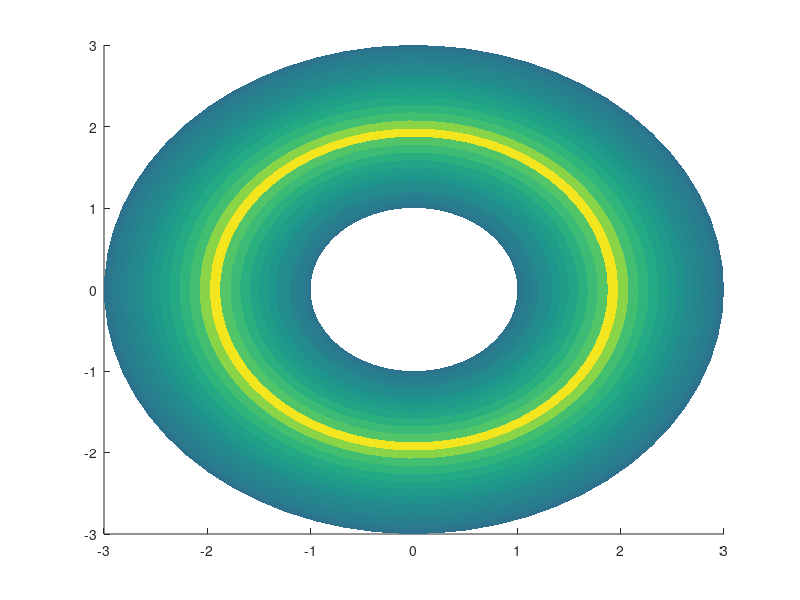

MATLAB code to generate this figure: (Note: this script raises an error after producing the figure.)
%% Problem 5

clear; clc; close all; 

% Initializing figure and axes qualities 
figure
hold on;
R = 2;
r = 1;
theta  = linspace(0,2.*pi,64);
phi    = linspace(0,2.*pi,64); 
[PHI, THETA] = meshgrid(phi, theta);
x = (R+r.*cos(THETA)).*cos(PHI);
y = (R+r.*cos(THETA)).*sin(PHI);
z = r.*sin(THETA);

torus = surfl(x,y,z);
shading flat
alpha(.5)
view([-37.5 45])
grid off
axis equal
box on
set(gca,'xtick',[],'ytick',[],'ztick',[],'BoxStyle','full')

% N is number of iterations, points
N = 5000;
counter_inside = 0;
counter_outside = 0;

point = plot3(NaN,NaN,NaN,'.','LineWidth',0.01,'MarkerEdgeColor','k');

for i = 1:N
    x = range([-3 3])*rand-3;
    y = range([-3 3])*rand-3;
    z = range([-1 1])*rand-1; 
    % Testing to see if point is inside the torus
    d = sqrt(x^2+y^2);
        if (d <= R+r) && (d >= R-r) && ((R-d)^2 + z^2 <= r^2)
            % If the point is inside, then increment
            % the counter by 1
            counter_inside = counter_inside+1;
            
            % Draws point inside the torus
            
            point.XData(end+1) = x;
            point.YData(end+1) = y;
            point.ZData(end+1) = z;
           
            grid off
            pause(0.00001)
            %drawnow limitrate
            % Reports volume with every new point
            v_temp = num2str(round((counter_inside/(counter_outside+counter_inside))*72,1));
            title(['Vol = ',v_temp]);
            
            % Rotates torus and box about origin 
            camorbit(.01,0)
            axis vis3d
        else
            % All other points outside the torus
            counter_outside = counter_outside+1;
        end
end
% Find volume of torus by dividing points on inside of 
% torus by total points and multiplying by the volume
% of the box.
volume = (counter_inside/(counter_outside+counter_inside))*72;
